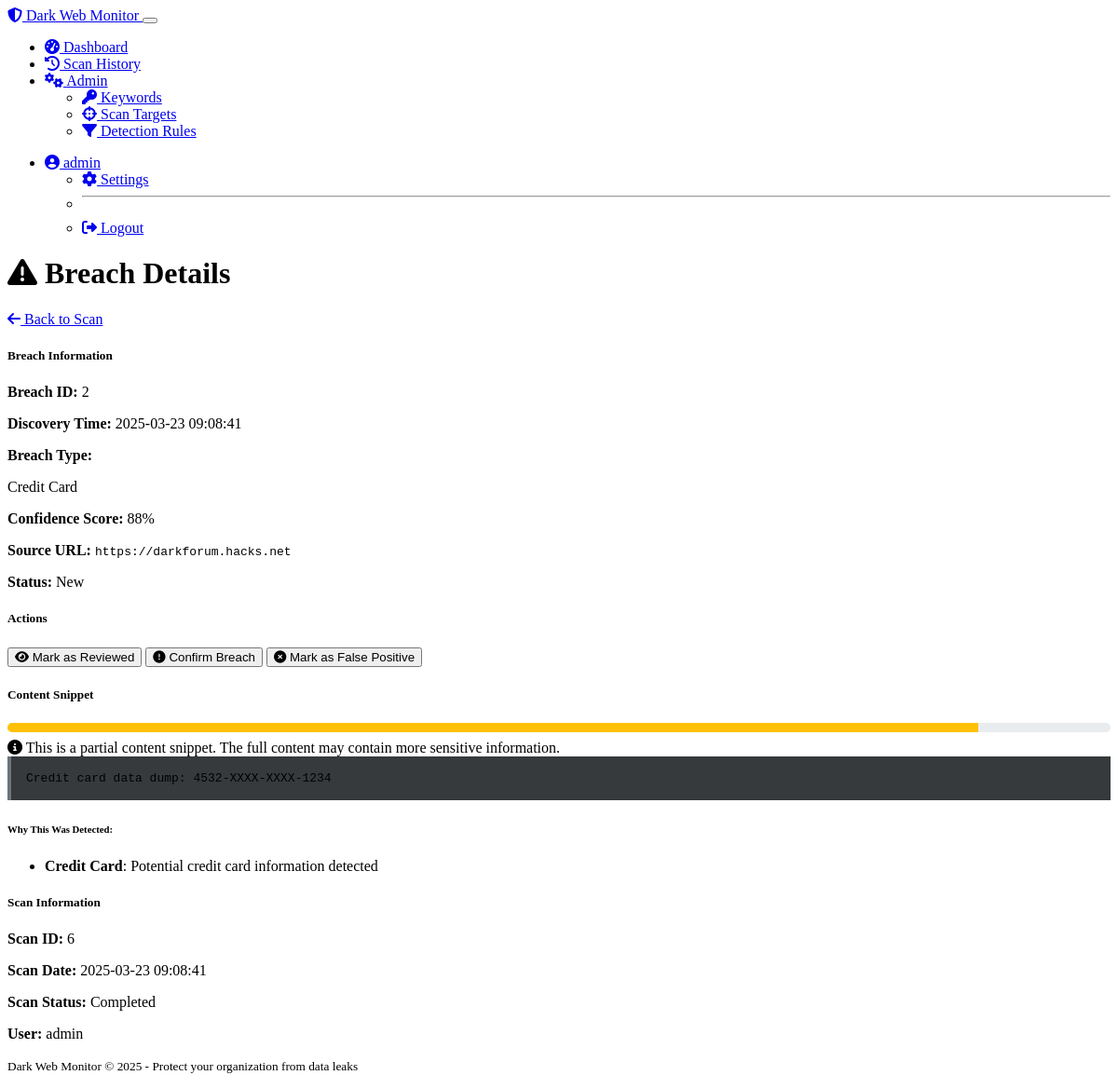
Screenshot of /breach/2 (signed in) with the database file from the repository.
### models.py (models this page shows, shortened)
class User(UserMixin, db.Model):
    id = db.Column(db.Integer, primary_key=True)
    username = db.Column(db.String(64), unique=True, nullable=False)
    email = db.Column(db.String(120), unique=True, nullable=False)
    password_hash = db.Column(db.String(256), nullable=False)
    is_admin = db.Column(db.Boolean, default=False)
    date_registered = db.Column(db.DateTime, default=datetime.utcnow)
    scans = db.relationship('ScanResult', backref='user', lazy='dynamic')

class DataBreach(db.Model):
    id = db.Column(db.Integer, primary_key=True)
    scan_id = db.Column(db.Integer, db.ForeignKey('scan_result.id'), nullable=False)
    discovery_time = db.Column(db.DateTime, default=datetime.utcnow)
    source_url = db.Column(db.String(500), nullable=True)
    content_snippet = db.Column(db.Text, nullable=True)
    breach_type = db.Column(db.String(50), nullable=False)  # 'credentials', 'financial', 'personal', etc.
    confidence_score = db.Column(db.Float, nullable=False)  # ML confidence score (0-1)
    status = db.Column(db.String(20), default='new')  # 'new', 'reviewed', 'false_positive', 'confirmed'

class ScanResult(db.Model):
    id = db.Column(db.Integer, primary_key=True)
    user_id = db.Column(db.Integer, db.ForeignKey('user.id'), nullable=False)
    scan_time = db.Column(db.DateTime, default=datetime.utcnow)
    status = db.Column(db.String(20), nullable=False)  # 'completed', 'in_progress', 'failed'
    urls_scanned = db.Column(db.Integer, default=0)
    breaches_detected = db.relationship('DataBreach', backref='scan_result', lazy='dynamic')

### routes.py (the view)
@app.route('/breach/<int:breach_id>')
@login_required
def breach_detail(breach_id):
    breach = DataBreach.query.get_or_404(breach_id)
    scan = ScanResult.query.get(breach.scan_id)
    if scan.user_id != current_user.id and not current_user.is_admin:
        flash('You do not have permission to view this breach', 'danger')
        return redirect(url_for('scan_history'))
    return render_template('breach_detail.html', breach=breach, scan=scan)

### models.py (called while the page is built)
@login_manager.user_loader
def load_user(user_id):
    return User.query.get(int(user_id))

### routes.py (called while the page is built)
@app.context_processor
def inject_now():
    from datetime import datetime
    return {'now': datetime.utcnow()}

### templates/breach_detail.html (shortened to what this page needs)
{% extends "layout.html" %}
{% block content %}
<div class="d-flex justify-content-between align-items-center mb-4">
    <h1>
        <i class="fas fa-exclamation-triangle me-2 {% if breach.confidence_score > 0.9 %}text-danger{% elif breach.confidence_score > 0.7 %}text-warning{% else %}text-info{% endif %}"></i>
        Breach Details
    </h1>
    <div>
        <a href="{{ url_for('scan_detail', scan_id=breach.scan_id) }}" class="btn btn-outline-secondary">
            <i class="fas fa-arrow-left me-2"></i> Back to Scan
        </a>
    </div>
</div>
<div class="row">
    <div class="col-md-4 mb-4">
        <div class="card bg-dark shadow">
            <div class="card-header">
                <h5 class="mb-0">Breach Information</h5>
            </div>
            <div class="card-body">
                <p><strong>Breach ID:</strong> {{ breach.id }}</p>
                <p><strong>Discovery Time:</strong> {{ breach.discovery_time.strftime('%Y-%m-%d %H:%M:%S') }}</p>
                <p>
                    <strong>Breach Type:</strong>
                    {% set breach_types = breach.breach_type.split(',') %}
                    <div>
                        {% for type in breach_types %}
                        <span class="badge bg-secondary breach-type-badge">{{ type.replace('_', ' ') }}</span>
                        {% endfor %}
                    </div>
                </p>
                <p>
                    <strong>Confidence Score:</strong>
                    <span class="badge {% if breach.confidence_score > 0.9 %}bg-danger{% elif breach.confidence_score > 0.7 %}bg-warning{% else %}bg-info{% endif %}">
                        {{ (breach.confidence_score * 100)|int }}%
                    </span>
                </p>
                <p><strong>Source URL:</strong> <span class="target-url">{{ breach.source_url or 'Unknown' }}</span></p>
                <p>
                    <strong>Status:</strong>
                    <span class="badge breach-status-badge {% if breach.status == 'new' %}bg-primary{% elif breach.status == 'reviewed' %}bg-info{% elif breach.status == 'confirmed' %}bg-danger{% elif breach.status == 'false_positive' %}bg-success{% endif %}" data-breach-id="{{ breach.id }}">
                        {{ breach.status.replace('_', ' ').title() }}
                    </span>
                </p>
            </div>
        </div>
        <div class="card bg-dark shadow mt-3">
            <div class="card-header">
                <h5 class="mb-0">Actions</h5>
            </div>
            <div class="card-body">
                <div class="d-grid gap-2">
                    <button class="btn btn-outline-secondary breach-status-btn" data-breach-id="{{ breach.id }}" data-status="reviewed">
                        <i class="fas fa-eye me-1"></i> Mark as Reviewed
                    </button>
                    <button class="btn btn-outline-danger breach-status-btn" data-breach-id="{{ breach.id }}" data-status="confirmed">
                        <i class="fas fa-exclamation-circle me-1"></i> Confirm Breach
                    </button>
                    <button class="btn btn-outline-success breach-status-btn" data-breach-id="{{ breach.id }}" data-status="false_positive">
                        <i class="fas fa-times-circle me-1"></i> Mark as False Positive
                    </button>
                </div>
            </div>
        </div>
    </div>
    <div class="col-md-8 mb-4">
        <div class="card bg-dark shadow breach-content">
            <div class="card-header">
                <h5 class="mb-0">Content Snippet</h5>
            </div>
            <div class="card-body">
                <div class="confidence-meter mb-3">
                    <div class="confidence-level {% if breach.confidence_score > 0.9 %}confidence-high{% elif breach.confidence_score > 0.7 %}confidence-medium{% else %}confidence-low{% endif %}" style="width: {{ (breach.confidence_score * 100)|int }}%"></div>
                </div>
                <div class="alert alert-warning">
                    <i class="fas fa-info-circle me-2"></i>
                    This is a partial content snippet. The full content may contain more sensitive information.
                </div>
                <div class="breach-snippet">{{ breach.content_snippet or 'No content available' }}</div>
                <div class="mt-3">
                    <h6>Why This Was Detected:</h6>
                    <ul>
                        {% for type in breach_types %}
                        <li><strong>{{ type.replace('_', ' ').title() }}</strong>: Potential {{ type.replace('_', ' ') }} information detected</li>
                        {% endfor %}
                    </ul>
                </div>
            </div>
        </div>
        <div class="card bg-dark shadow mt-3">
            <div class="card-header">
                <h5 class="mb-0">Scan Information</h5>
            </div>
            <div class="card-body">
                <div class="row">
                    <div class="col-md-6">
                        <p><strong>Scan ID:</strong> {{ scan.id }}</p>
                        <p><strong>Scan Date:</strong> {{ scan.scan_time.strftime('%Y-%m-%d %H:%M:%S') }}</p>
                    </div>
                    <div class="col-md-6">
                        <p>
                            <strong>Scan Status:</strong>
                            <span class="badge {% if scan.status == 'completed' %}bg-success{% elif scan.status == 'in_progress' %}bg-warning{% else %}bg-danger{% endif %}">
                                {{ scan.status.replace('_', ' ').title() }}
                            </span>
                        </p>
                        <p><strong>User:</strong> {{ scan.user.username }}</p>
                    </div>
                </div>
            </div>
        </div>
    </div>
</div>
{% endblock %}

### templates/layout.html (shortened to what this page needs)
<!DOCTYPE html>
<html lang="en" data-bs-theme="dark">
<head>
    <link rel="stylesheet" href="https://cdn.replit.com/agent/bootstrap-agent-dark-theme.min.css">
    <link rel="stylesheet" href="https://cdnjs.cloudflare.com/ajax/libs/font-awesome/6.4.0/css/all.min.css">
    <link rel="stylesheet" href="{{ url_for('static', filename='css/custom.css') }}">
</head>
<body>
    <nav class="navbar navbar-expand-lg navbar-dark bg-dark">
        <div class="container-fluid">
            <a class="navbar-brand" href="{{ url_for('index') }}">
                <i class="fas fa-shield-alt me-2"></i>
                Dark Web Monitor
            </a>
            <button class="navbar-toggler" type="button" data-bs-toggle="collapse" data-bs-target="#navbarNav" aria-controls="navbarNav" aria-expanded="false" aria-label="Toggle navigation">
            </button>
            <div class="collapse navbar-collapse" id="navbarNav">
                <ul class="navbar-nav me-auto">
                    {% if current_user.is_authenticated %}
                    <li class="nav-item">
                        <a class="nav-link {% if request.endpoint == 'dashboard' %}active{% endif %}" href="{{ url_for('dashboard') }}">
                            <i class="fas fa-tachometer-alt me-1"></i> Dashboard
                        </a>
                    </li>
                    <li class="nav-item">
                        <a class="nav-link {% if request.endpoint == 'scan_history' %}active{% endif %}" href="{{ url_for('scan_history') }}">
                            <i class="fas fa-history me-1"></i> Scan History
                        </a>
                    </li>
                    {% if current_user.is_admin %}
                    <li class="nav-item dropdown">
                        <a class="nav-link dropdown-toggle" href="#" id="adminDropdown" role="button" data-bs-toggle="dropdown" aria-expanded="false">
                            <i class="fas fa-cogs me-1"></i> Admin
                        </a>
                        <ul class="dropdown-menu" aria-labelledby="adminDropdown">
                            <li>
                                <a class="dropdown-item" href="{{ url_for('manage_keywords') }}">
                                    <i class="fas fa-key me-1"></i> Keywords
                                </a>
                            </li>
                            <li>
                                <a class="dropdown-item" href="{{ url_for('manage_targets') }}">
                                    <i class="fas fa-crosshairs me-1"></i> Scan Targets
                                </a>
                            </li>
                            <li>
                                <a class="dropdown-item" href="{{ url_for('manage_rules') }}">
                                    <i class="fas fa-filter me-1"></i> Detection Rules
                                </a>
                            </li>
                        </ul>
                    </li>
                    {% endif %}
                    {% endif %}
                </ul>
                <ul class="navbar-nav">
                    {% if current_user.is_authenticated %}
                    <li class="nav-item dropdown">
                        <a class="nav-link dropdown-toggle" href="#" id="userDropdown" role="button" data-bs-toggle="dropdown" aria-expanded="false">
                            <i class="fas fa-user-circle me-1"></i> {{ current_user.username }}
                        </a>
                        <ul class="dropdown-menu dropdown-menu-end" aria-labelledby="userDropdown">
                            <li>
                                <a class="dropdown-item" href="{{ url_for('settings') }}">
                                    <i class="fas fa-cog me-1"></i> Settings
                                </a>
                            </li>
                            <li><hr class="dropdown-divider"></li>
                            <li>
                                <a class="dropdown-item" href="{{ url_for('logout') }}">
                                    <i class="fas fa-sign-out-alt me-1"></i> Logout
                                </a>
                            </li>
                        </ul>
                    </li>
                    {% endif %}
                </ul>
            </div>
        </div>
    </nav>
    <main class="container mt-4">
        {% block content %}{% endblock %}
    </main>
    <footer class="bg-dark text-light py-3 mt-5">
        <div class="container text-center">
            <p class="mb-0">
                <small>Dark Web Monitor &copy; 2025 - Protect your organization from data leaks</small>
            </p>
        </div>
    </footer>
</body>
</html>

### static/css/custom.css (style rules this page uses)
.breach-snippet { background-color: rgba(33, 37, 41, 0.9); border-left: 4px solid #6c757d; padding: 1rem; font-family: monospace; white-space: pre-wrap; word-wrap: break-word; max-height: 300px; overflow-y: auto; }
.breach-type-badge { margin-right: 0.5rem; margin-bottom: 0.5rem; text-transform: capitalize; }
.confidence-meter { height: 10px; border-radius: 5px; overflow: hidden; background-color: #e9ecef; margin-bottom: 0.5rem; }
.confidence-level { height: 100%; }
.confidence-medium { background-color: #ffc107; }
.target-url { font-family: monospace; word-break: break-all; }

### rows the page displays
User: username "admin", user.username "admin"
DataBreach: id "2", discovery_time "2025-03-23 09:08:41", replace "Credit Card", (breach.confidence_score*100)|int "88", source_url "https://darkforum.hacks.net", status.replace "New", content_snippet "Credit card data dump: 4532-XXXX-XXXX-1234", replace "credit card"
ScanResult: id "6", scan_time "2025-03-23 09:08:41", status.replace "Completed"
